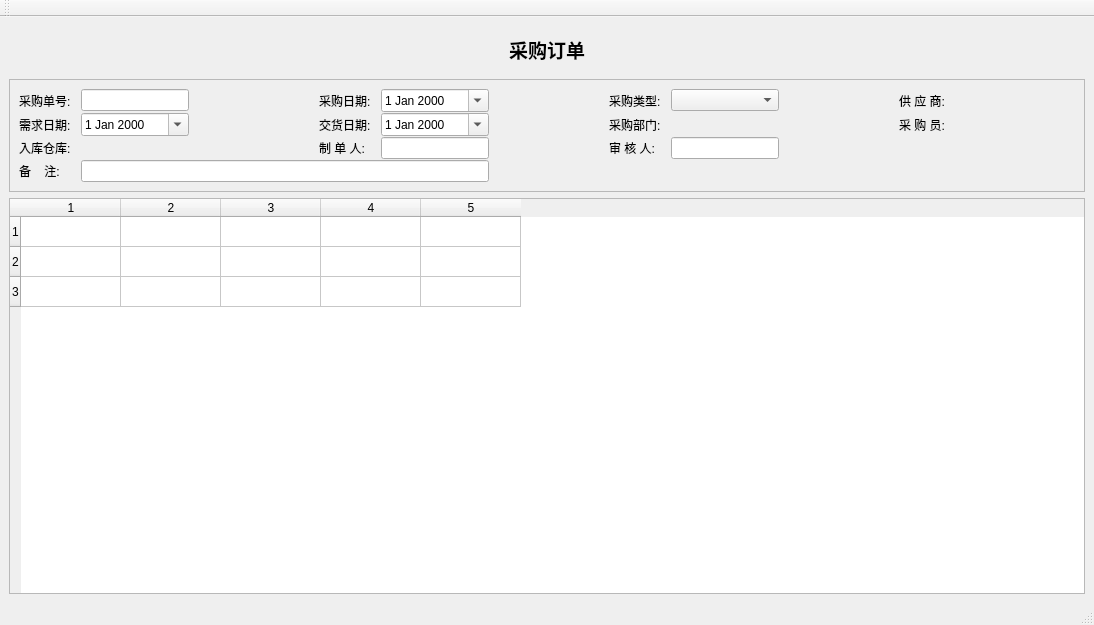
<?xml version="1.0" encoding="UTF-8"?>
<ui version="4.0">
 <class>PuOrderWin</class>
 <widget class="QMainWindow" name="PuOrderWin">
  <property name="geometry">
   <rect>
    <x>0</x>
    <y>0</y>
    <width>1094</width>
    <height>625</height>
   </rect>
  </property>
  <property name="windowTitle">
   <string>MainWindow</string>
  </property>
  <widget class="QWidget" name="centralwidget">
   <layout class="QVBoxLayout" name="verticalLayout_2">
    <item>
     <widget class="QFrame" name="frame_4">
      <property name="frameShape">
       <enum>QFrame::NoFrame</enum>
      </property>
      <property name="frameShadow">
       <enum>QFrame::Plain</enum>
      </property>
      <property name="lineWidth">
       <number>0</number>
      </property>
      <layout class="QHBoxLayout" name="horizontalLayout_4">
       <item>
        <widget class="QLabel" name="label_16">
         <property name="font">
          <font>
           <family>微软雅黑</family>
           <pointsize>14</pointsize>
           <weight>75</weight>
           <bold>true</bold>
          </font>
         </property>
         <property name="text">
          <string>采购订单</string>
         </property>
         <property name="alignment">
          <set>Qt::AlignCenter</set>
         </property>
        </widget>
       </item>
      </layout>
     </widget>
    </item>
    <item>
     <widget class="QFrame" name="frame_2">
      <property name="frameShape">
       <enum>QFrame::StyledPanel</enum>
      </property>
      <property name="frameShadow">
       <enum>QFrame::Plain</enum>
      </property>
      <layout class="QVBoxLayout" name="verticalLayout">
       <property name="spacing">
        <number>1</number>
       </property>
       <item>
        <layout class="QGridLayout" name="headGridLayout">
         <property name="horizontalSpacing">
          <number>10</number>
         </property>
         <item row="0" column="2">
          <spacer name="horizontalSpacer_3">
           <property name="orientation">
            <enum>Qt::Horizontal</enum>
           </property>
           <property name="sizeHint" stdset="0">
            <size>
             <width>40</width>
             <height>20</height>
            </size>
           </property>
          </spacer>
         </item>
         <item row="0" column="1">
          <widget class="QLineEdit" name="noEdit">
           <property name="sizePolicy">
            <sizepolicy hsizetype="Fixed" vsizetype="Fixed">
             <horstretch>0</horstretch>
             <verstretch>0</verstretch>
            </sizepolicy>
           </property>
           <property name="dragEnabled">
            <bool>true</bool>
           </property>
           <property name="readOnly">
            <bool>true</bool>
           </property>
          </widget>
         </item>
         <item row="2" column="4">
          <widget class="QLineEdit" name="makerEdit">
           <property name="sizePolicy">
            <sizepolicy hsizetype="Fixed" vsizetype="Fixed">
             <horstretch>0</horstretch>
             <verstretch>0</verstretch>
            </sizepolicy>
           </property>
           <property name="readOnly">
            <bool>true</bool>
           </property>
          </widget>
         </item>
         <item row="0" column="4">
          <widget class="QDateEdit" name="dateEdit">
           <property name="sizePolicy">
            <sizepolicy hsizetype="Minimum" vsizetype="Fixed">
             <horstretch>0</horstretch>
             <verstretch>0</verstretch>
            </sizepolicy>
           </property>
           <property name="calendarPopup">
            <bool>true</bool>
           </property>
          </widget>
         </item>
         <item row="0" column="5">
          <spacer name="horizontalSpacer_4">
           <property name="orientation">
            <enum>Qt::Horizontal</enum>
           </property>
           <property name="sizeHint" stdset="0">
            <size>
             <width>40</width>
             <height>20</height>
            </size>
           </property>
          </spacer>
         </item>
         <item row="0" column="8">
          <spacer name="horizontalSpacer_5">
           <property name="orientation">
            <enum>Qt::Horizontal</enum>
           </property>
           <property name="sizeHint" stdset="0">
            <size>
             <width>40</width>
             <height>20</height>
            </size>
           </property>
          </spacer>
         </item>
         <item row="1" column="6">
          <widget class="QLabel" name="label_6">
           <property name="sizePolicy">
            <sizepolicy hsizetype="Fixed" vsizetype="Preferred">
             <horstretch>0</horstretch>
             <verstretch>0</verstretch>
            </sizepolicy>
           </property>
           <property name="text">
            <string>采购部门:</string>
           </property>
          </widget>
         </item>
         <item row="1" column="4">
          <widget class="QDateEdit" name="projectDateEdit">
           <property name="calendarPopup">
            <bool>true</bool>
           </property>
          </widget>
         </item>
         <item row="0" column="0">
          <widget class="QLabel" name="idLabel">
           <property name="sizePolicy">
            <sizepolicy hsizetype="Fixed" vsizetype="Preferred">
             <horstretch>0</horstretch>
             <verstretch>0</verstretch>
            </sizepolicy>
           </property>
           <property name="text">
            <string>采购单号:</string>
           </property>
          </widget>
         </item>
         <item row="1" column="7">
          <widget class="QkSearchEditBox" name="depSearchEditbox">
           <property name="sizePolicy">
            <sizepolicy hsizetype="Minimum" vsizetype="Fixed">
             <horstretch>0</horstretch>
             <verstretch>0</verstretch>
            </sizepolicy>
           </property>
          </widget>
         </item>
         <item row="1" column="1">
          <widget class="QDateEdit" name="demanddDateEdit">
           <property name="sizePolicy">
            <sizepolicy hsizetype="Minimum" vsizetype="Fixed">
             <horstretch>0</horstretch>
             <verstretch>0</verstretch>
            </sizepolicy>
           </property>
           <property name="calendarPopup">
            <bool>true</bool>
           </property>
          </widget>
         </item>
         <item row="0" column="7">
          <widget class="QComboBox" name="busTypeComboBox">
           <property name="sizePolicy">
            <sizepolicy hsizetype="Preferred" vsizetype="Fixed">
             <horstretch>0</horstretch>
             <verstretch>0</verstretch>
            </sizepolicy>
           </property>
          </widget>
         </item>
         <item row="2" column="0">
          <widget class="QLabel" name="label_7">
           <property name="text">
            <string>入库仓库:</string>
           </property>
          </widget>
         </item>
         <item row="1" column="0">
          <widget class="QLabel" name="label_4">
           <property name="text">
            <string>需求日期:</string>
           </property>
          </widget>
         </item>
         <item row="0" column="9">
          <widget class="QLabel" name="label_3">
           <property name="sizePolicy">
            <sizepolicy hsizetype="Fixed" vsizetype="Preferred">
             <horstretch>0</horstretch>
             <verstretch>0</verstretch>
            </sizepolicy>
           </property>
           <property name="text">
            <string>供 应 商:</string>
           </property>
          </widget>
         </item>
         <item row="2" column="6">
          <widget class="QLabel" name="label_10">
           <property name="text">
            <string>审 核 人:</string>
           </property>
          </widget>
         </item>
         <item row="0" column="3">
          <widget class="QLabel" name="label_2">
           <property name="sizePolicy">
            <sizepolicy hsizetype="Fixed" vsizetype="Preferred">
             <horstretch>0</horstretch>
             <verstretch>0</verstretch>
            </sizepolicy>
           </property>
           <property name="text">
            <string>采购日期:</string>
           </property>
          </widget>
         </item>
         <item row="0" column="6">
          <widget class="QLabel" name="label">
           <property name="text">
            <string>采购类型:</string>
           </property>
          </widget>
         </item>
         <item row="2" column="3">
          <widget class="QLabel" name="label_8">
           <property name="text">
            <string>制 单 人:</string>
           </property>
          </widget>
         </item>
         <item row="2" column="7">
          <widget class="QLineEdit" name="auditEdit">
           <property name="sizePolicy">
            <sizepolicy hsizetype="Fixed" vsizetype="Fixed">
             <horstretch>0</horstretch>
             <verstretch>0</verstretch>
            </sizepolicy>
           </property>
           <property name="readOnly">
            <bool>true</bool>
           </property>
          </widget>
         </item>
         <item row="1" column="10">
          <widget class="QkSearchEditBox" name="userSearchEditbox">
           <property name="sizePolicy">
            <sizepolicy hsizetype="Fixed" vsizetype="Fixed">
             <horstretch>0</horstretch>
             <verstretch>0</verstretch>
            </sizepolicy>
           </property>
          </widget>
         </item>
         <item row="1" column="3">
          <widget class="QLabel" name="label_5">
           <property name="sizePolicy">
            <sizepolicy hsizetype="Fixed" vsizetype="Preferred">
             <horstretch>0</horstretch>
             <verstretch>0</verstretch>
            </sizepolicy>
           </property>
           <property name="text">
            <string>交货日期:</string>
           </property>
          </widget>
         </item>
         <item row="2" column="1">
          <widget class="QkSearchEditBox" name="whSearchEditbox"/>
         </item>
         <item row="1" column="9">
          <widget class="QLabel" name="label_12">
           <property name="sizePolicy">
            <sizepolicy hsizetype="Fixed" vsizetype="Preferred">
             <horstretch>0</horstretch>
             <verstretch>0</verstretch>
            </sizepolicy>
           </property>
           <property name="text">
            <string>采 购 员:</string>
           </property>
          </widget>
         </item>
         <item row="3" column="0">
          <widget class="QLabel" name="label_9">
           <property name="text">
            <string>备    注:</string>
           </property>
          </widget>
         </item>
         <item row="3" column="1" colspan="4">
          <widget class="QLineEdit" name="memoEdit"/>
         </item>
         <item row="1" column="11">
          <spacer name="horizontalSpacer">
           <property name="orientation">
            <enum>Qt::Horizontal</enum>
           </property>
           <property name="sizeHint" stdset="0">
            <size>
             <width>40</width>
             <height>20</height>
            </size>
           </property>
          </spacer>
         </item>
         <item row="0" column="10" colspan="2">
          <widget class="QkSearchEditBox" name="venSearchEditbox">
           <property name="sizePolicy">
            <sizepolicy hsizetype="Preferred" vsizetype="Fixed">
             <horstretch>0</horstretch>
             <verstretch>0</verstretch>
            </sizepolicy>
           </property>
          </widget>
         </item>
        </layout>
       </item>
      </layout>
     </widget>
    </item>
    <item>
     <widget class="QTableWidget" name="tableWidget">
      <property name="rowCount">
       <number>3</number>
      </property>
      <property name="columnCount">
       <number>5</number>
      </property>
      <row/>
      <row/>
      <row/>
      <column/>
      <column/>
      <column/>
      <column/>
      <column/>
     </widget>
    </item>
   </layout>
  </widget>
  <widget class="QToolBar" name="toolBar">
   <property name="windowTitle">
    <string>toolBar</string>
   </property>
   <attribute name="toolBarArea">
    <enum>TopToolBarArea</enum>
   </attribute>
   <attribute name="toolBarBreak">
    <bool>false</bool>
   </attribute>
  </widget>
  <widget class="QStatusBar" name="statusBar"/>
 </widget>
 <customwidgets>
  <customwidget>
   <class>QkSearchEditBox</class>
   <extends>QWidget</extends>
   <header>qksearcheditbox.h</header>
  </customwidget>
 </customwidgets>
 <resources/>
 <connections/>
</ui>
